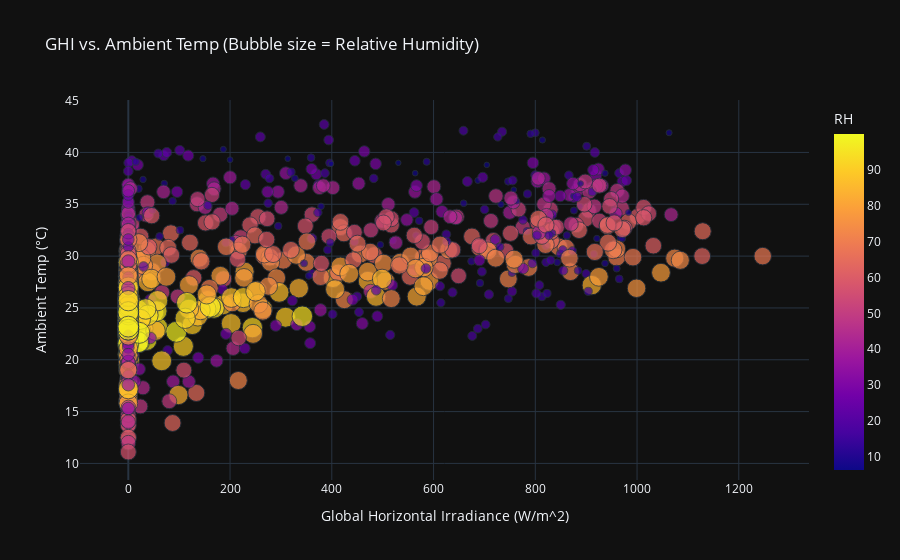

The code cell stored with this chart in its notebook:
### Code cell
# We'll use the same 1000-point sample as before
fig = px.scatter(
    df_sample,
    x="GHI",
    y="Tamb",
    size="RH",       # Bubble size
    color="RH",      # Bubble color
    title="GHI vs. Ambient Temp (Bubble size = Relative Humidity)",
    template="plotly_dark",
    size_max=15      # Keep bubbles from getting too big
)

fig.update_layout(
    xaxis_title="Global Horizontal Irradiance (W/m^2)",
    yaxis_title="Ambient Temp (°C)"
)

fig.show()

### Figure 1 — Plotly figure (JSON) as saved in the notebook; plotly's stock layout.template omitted (floating-point values rounded to 4 significant figures; data arrays with more than 128 entries replaced by an {"elided": "..."} marker saying what was removed)
{"data": [{"hovertemplate": "GHI=%{x}<br>Tamb=%{y}<br>RH=%{marker.color}<extra></extra>", "legendgroup": "", "marker": {"color": {"elided": "1000 float values"}, "coloraxis": "coloraxis", "size": {"elided": "1000 float values"}, "sizemode": "area", "sizeref": 0.444, "symbol": "circle"}, "mode": "markers", "name": "", "orientation": "v", "showlegend": false, "x": {"elided": "1000 float values"}, "xaxis": "x", "y": {"elided": "1000 float values"}, "yaxis": "y", "type": "scatter"}], "layout": {"xaxis": {"anchor": "y", "domain": [0.0, 1.0], "title": {"text": "Global Horizontal Irradiance (W/m^2)"}}, "yaxis": {"anchor": "x", "domain": [0.0, 1.0], "title": {"text": "Ambient Temp (°C)"}}, "coloraxis": {"colorbar": {"title": {"text": "RH"}}, "colorscale": [[0.0, "#0d0887"], [0.1111, "#46039f"], [0.2222, "#7201a8"], [0.3333, "#9c179e"], [0.4444, "#bd3786"], [0.5556, "#d8576b"], [0.6667, "#ed7953"], [0.7778, "#fb9f3a"], [0.8889, "#fdca26"], [1.0, "#f0f921"]]}, "legend": {"tracegroupgap": 0, "itemsizing": "constant"}, "title": {"text": "GHI vs. Ambient Temp (Bubble size = Relative Humidity)"}}}
